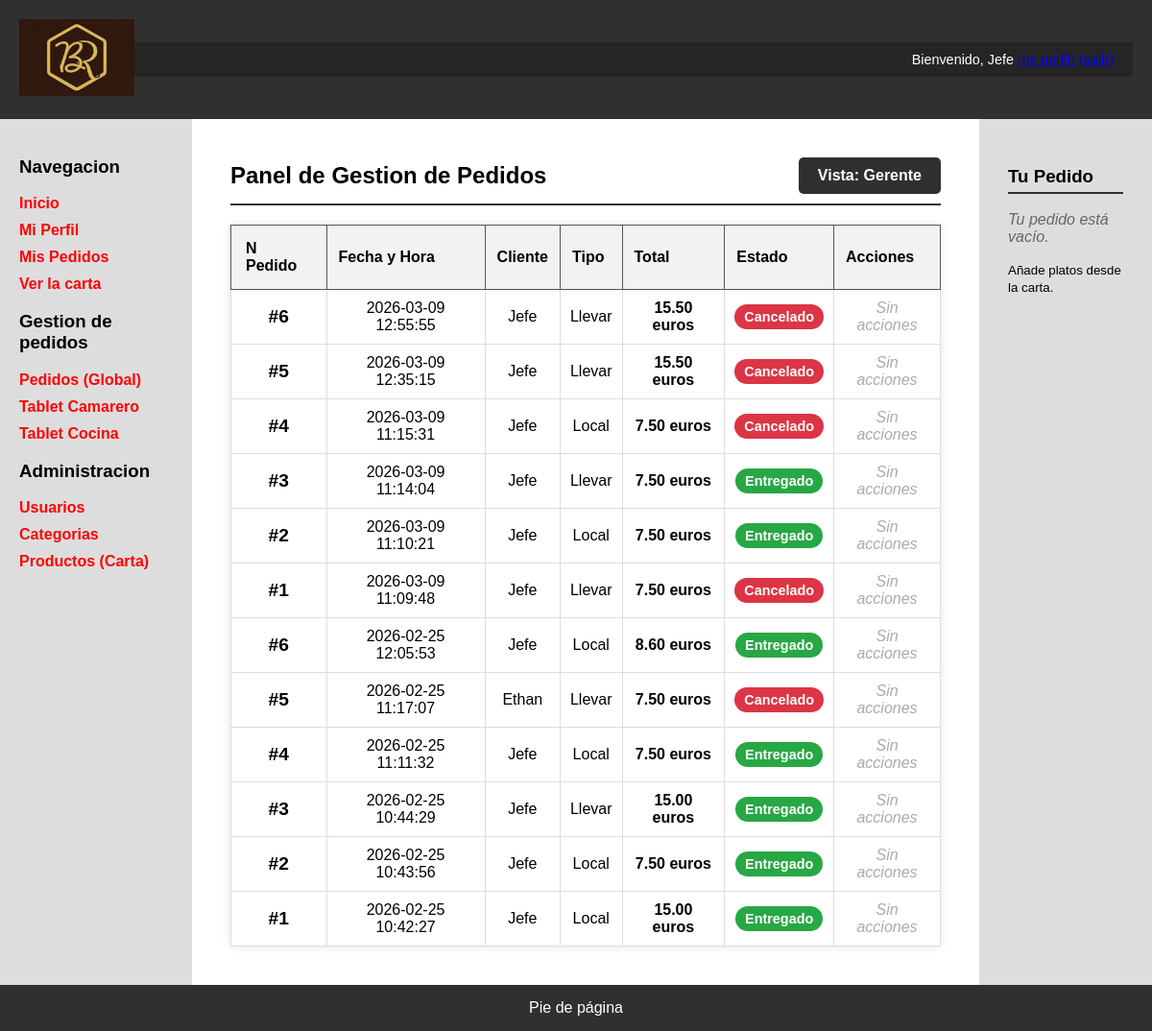
/gestion_pedidos.php (signed in), run on the app's committed database.
### tables this page shows
CREATE TABLE `pedidos` (
  `id` int(11) NOT NULL,
  `id_usuario` int(11) NOT NULL,
  `numero_pedido` int(11) NOT NULL,
  `fecha` datetime DEFAULT current_timestamp(),
  `estado` enum('Recibido','En preparacion','Cocinando','Listo cocina','Terminado','Entregado','Cancelado') NOT NULL DEFAULT 'Recibido',
  `tipo` enum('Local','Llevar') NOT NULL,
  `total` decimal(10,2) NOT NULL DEFAULT 0.00
);

CREATE TABLE `usuarios` (
  `id` int(11) NOT NULL,
  `nombreUsuario` varchar(30) NOT NULL,
  `password` varchar(70) NOT NULL,
  `avatar` varchar(255) DEFAULT 'default.png',
  `nombre` varchar(50) NOT NULL,
  `apellidos` varchar(100) NOT NULL,
  `email` varchar(100) NOT NULL,
  `rol` int(11) NOT NULL DEFAULT 1
);

### gestion_pedidos.php (the view, shortened to what this page needs)
<?php
$conn = Aplicacion::getInstance()->getConexionBd();
$esAdmin    = isset($_SESSION['esAdmin'])    ? $_SESSION['esAdmin']    : false;
$nombreRol = "Personal";
if ($esAdmin)    $nombreRol = "Gerente";
$query = "SELECT p.id, p.numero_pedido, p.fecha, p.estado, p.tipo, p.total, u.nombre AS nombre_cliente
          FROM Pedidos p
          JOIN usuarios u ON p.id_usuario = u.id
          ORDER BY p.fecha DESC";
$rs = $conn->query($query);
$contenidoPrincipal = <<<EOS
    <div class="gestion-header">
        <h1 class="gestion-header-title">Panel de Gestion de Pedidos</h1>
        <span class="gestion-header-rol">Vista: {$nombreRol}</span>
    </div>
EOS;
if ($rs && $rs->num_rows > 0) {
    $filasTabla = "";
    foreach ($rs as $fila) {
        $totalFmt = number_format($fila['total'], 2, '.', '');
        $claseEstado = 'badge-estado--generico';
        switch ($fila['estado']) {
            case 'Terminado':
            case 'Entregado':       $claseEstado = 'badge-estado--terminado';    break;
            case 'Cancelado':       $claseEstado = 'badge-estado--cancelado';    break;
        }
        $badgeEstado = "<span class='badge-estado {$claseEstado}'>{$fila['estado']}</span>";
        if ($fila['estado'] === 'Recibido') {
            $accion = "
                <form action='gestion_pedidos.php' method='POST' class='form-inline'>
                    <input type='hidden' name='id_pedido' value='{$fila['id']}'>
                    <input type='hidden' name='accion' value='cancelar'>
                    <button type='submit' class='btn-cancelar-pedido-admin'>Cancelar</button>
                </form>";
        } else {
            $accion = "<span class='gestion-pedidos-sin-acciones'>Sin acciones</span>";
        }
        $filasTabla .= <<<EOS
            <tr class='gestion-pedidos-row'>
                <td class='gestion-pedidos-cell gestion-pedidos-cell--numero'>#{$fila['numero_pedido']}</td>
                <td class='gestion-pedidos-cell'>{$fila['fecha']}</td>
                <td class='gestion-pedidos-cell'>{$fila['nombre_cliente']}</td>
                <td class='gestion-pedidos-cell'>{$fila['tipo']}</td>
                <td class='gestion-pedidos-cell gestion-pedidos-total'><strong>{$totalFmt} euros</strong></td>
                <td class='gestion-pedidos-cell'>{$badgeEstado}</td>
                <td class='gestion-pedidos-cell'>{$accion}</td>
            </tr>
        EOS;
    }
    $contenidoPrincipal .= <<<EOS
        <table class='gestion-pedidos-tabla'>
            <thead class='gestion-pedidos-thead'>
                <tr>
                    <th class='gestion-pedidos-th-principal'>N Pedido</th>
                    <th class='gestion-pedidos-th'>Fecha y Hora</th>
                    <th class='gestion-pedidos-th'>Cliente</th>
                    <th class='gestion-pedidos-th'>Tipo</th>
                    <th class='gestion-pedidos-th'>Total</th>
                    <th class='gestion-pedidos-th'>Estado</th>
                    <th class='gestion-pedidos-th'>Acciones</th>
                </tr>
            </thead>
            <tbody>$filasTabla</tbody>
        </table>
    EOS;
} else {
    $contenidoPrincipal .= <<<EOS
        <div class='gestion-pedidos-empty'>
            <h3 class='gestion-pedidos-empty-title'>No hay pedidos registrados en el sistema todavia.</h3>
        </div>
    EOS;
}
require __DIR__.'/includes/vistas/plantillas/plantilla.php';

### CSS/estilo.css (style rules this page uses)
body { background-color: #CDCDCD; margin: 0; font-family: Arial, sans-serif; }
table { width: 100%; border-collapse: collapse; margin-top: 20px; }
th { background-color: #f2f2f2; padding: 12px; border: 1px solid #ccc; text-align: left; }
td { padding: 10px; border: 1px solid #eee; }
.badge-estado { color: white; padding: 5px 10px; border-radius: 15px; font-size: 0.9em; font-weight: bold; }
.badge-estado--terminado { background: #28a745; }
.badge-estado--cancelado { background: #dc3545; }

### CSS/gestion_pedidos.css (style rules this page uses)
.gestion-header { display: flex; justify-content: space-between; align-items: center; border-bottom: 2px solid #303030; padding-bottom: 10px; margin-bottom: 20px; }
.gestion-header-title { margin: 0; }
.gestion-header-rol { background: #303030; color: white; padding: 10px 20px; border-radius: 5px; font-weight: bold; }
.gestion-pedidos-tabla { width: 100%; text-align: center; border-collapse: collapse; background: white; box-shadow: 0 0 10px rgba(0, 0, 0, 0.1); }
.gestion-pedidos-thead { background: #303030; color: black; }
.gestion-pedidos-th-principal { padding: 15px; border: 1px solid #555; }
.gestion-pedidos-th { border: 1px solid #555; }
.gestion-pedidos-row { border-bottom: 1px solid #eee; }
.gestion-pedidos-cell { border: 1px solid #ddd; }
.gestion-pedidos-cell--numero { padding: 15px; font-weight: bold; font-size: 1.2em; border: 1px solid #ddd; }
.gestion-pedidos-total { font-weight: bold; }
.gestion-pedidos-sin-acciones { color: #aaa; font-style: italic; }

### data on the page
pedidos: numero_pedido "6", fecha "2026-03-09 12:55:55", id_usuario.nombre "Jefe", tipo "Llevar", total "15.50", estado "Cancelado", shows "Sin acciones"
pedidos: numero_pedido "5", fecha "2026-03-09 12:35:15", id_usuario.nombre "Jefe", tipo "Llevar", total "15.50", estado "Cancelado", shows "Sin acciones"
pedidos: numero_pedido "4", fecha "2026-03-09 11:15:31", id_usuario.nombre "Jefe", tipo "Local", total "7.50", estado "Cancelado", shows "Sin acciones"
pedidos: numero_pedido "3", fecha "2026-03-09 11:14:04", id_usuario.nombre "Jefe", tipo "Llevar", total "7.50", estado "Entregado", shows "Sin acciones"
pedidos: numero_pedido "2", fecha "2026-03-09 11:10:21", id_usuario.nombre "Jefe", tipo "Local", total "7.50", estado "Entregado", shows "Sin acciones"
pedidos: numero_pedido "1", fecha "2026-03-09 11:09:48", id_usuario.nombre "Jefe", tipo "Llevar", total "7.50", estado "Cancelado", shows "Sin acciones"
pedidos: numero_pedido "6", fecha "2026-02-25 12:05:53", id_usuario.nombre "Jefe", tipo "Local", total "8.60", estado "Entregado", shows "Sin acciones"
pedidos: numero_pedido "5", fecha "2026-02-25 11:17:07", id_usuario.nombre "Ethan", tipo "Llevar", total "7.50", estado "Cancelado", shows "Sin acciones"
pedidos: numero_pedido "4", fecha "2026-02-25 11:11:32", id_usuario.nombre "Jefe", tipo "Local", total "7.50", estado "Entregado", shows "Sin acciones"
pedidos: numero_pedido "3", fecha "2026-02-25 10:44:29", id_usuario.nombre "Jefe", tipo "Llevar", total "15.00", estado "Entregado", shows "Sin acciones"
pedidos: numero_pedido "2", fecha "2026-02-25 10:43:56", id_usuario.nombre "Jefe", tipo "Local", total "7.50", estado "Entregado", shows "Sin acciones"
pedidos: numero_pedido "1", fecha "2026-02-25 10:42:27", id_usuario.nombre "Jefe", tipo "Local", total "15.00", estado "Entregado", shows "Sin acciones"

### other printed values
$_SESSION['nombre'] "Jefe"
$nombreRol "Gerente"
